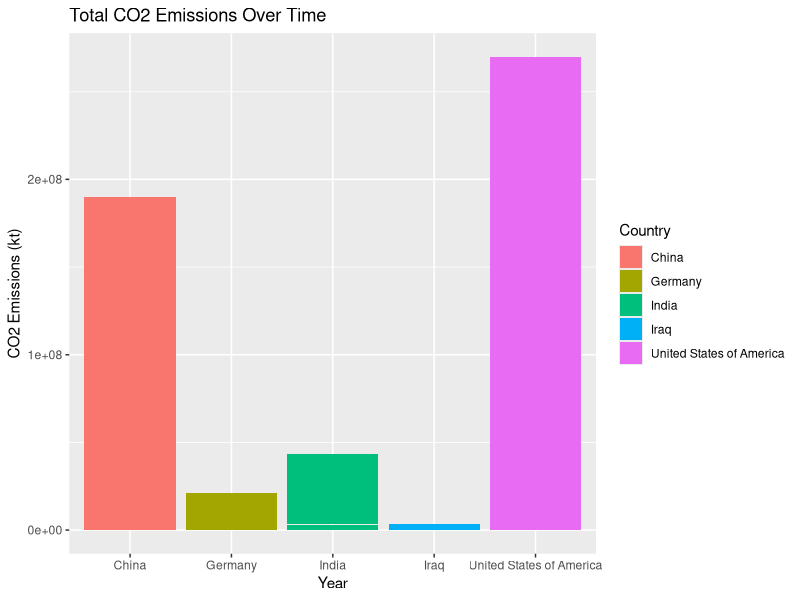
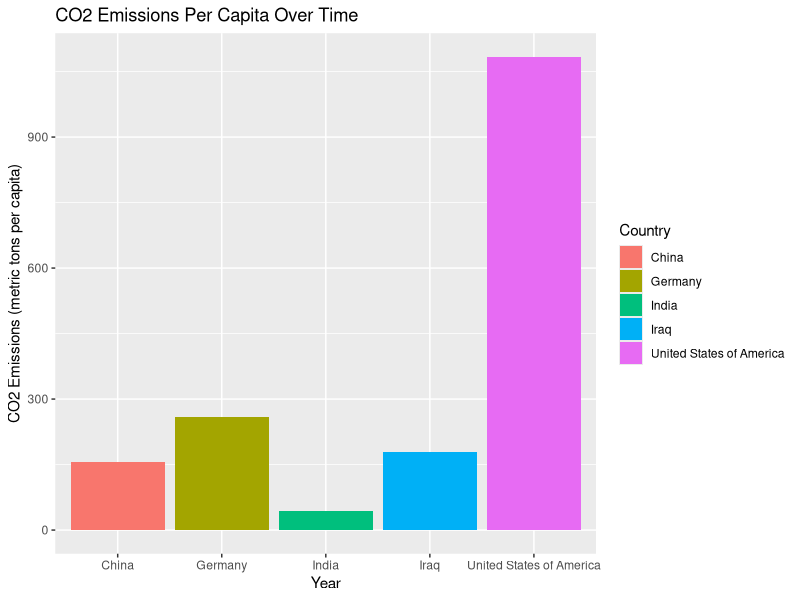
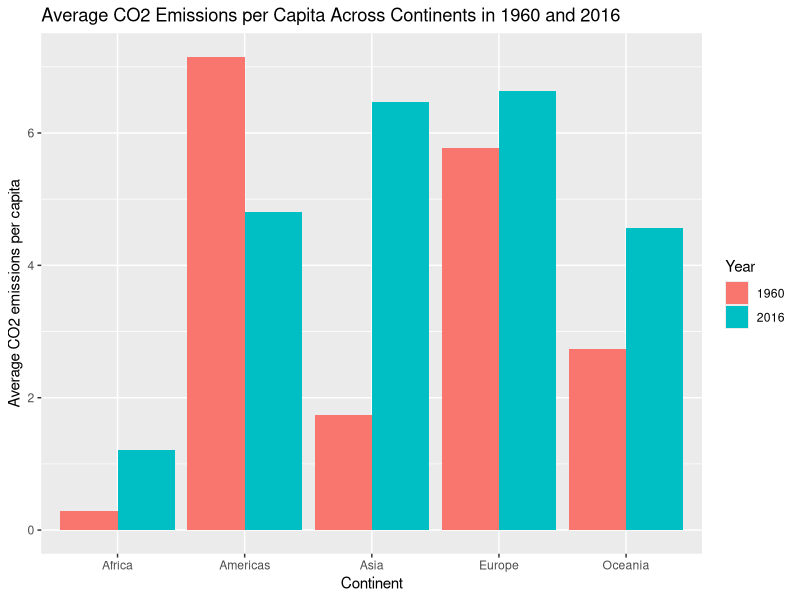
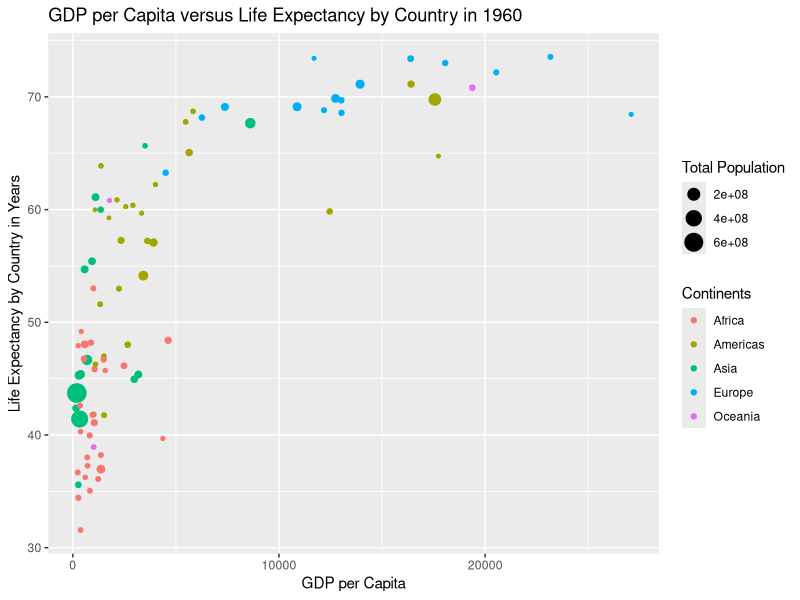
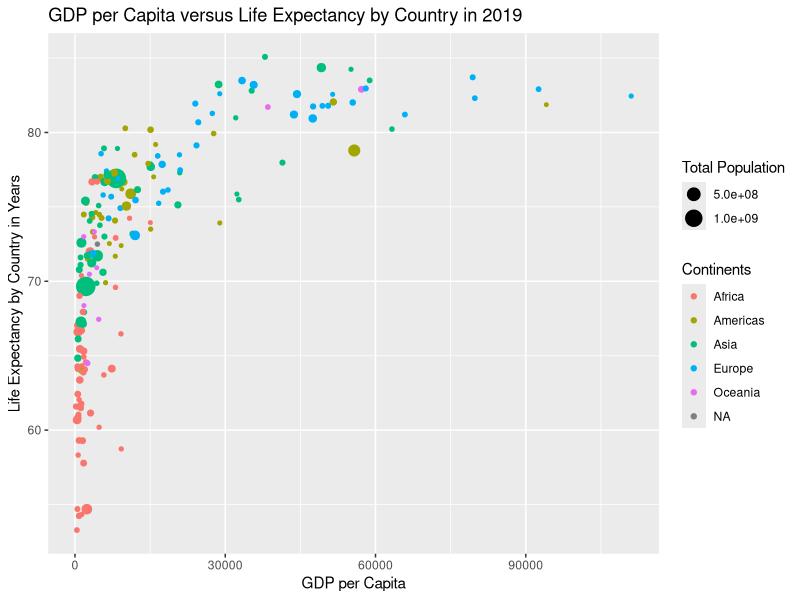
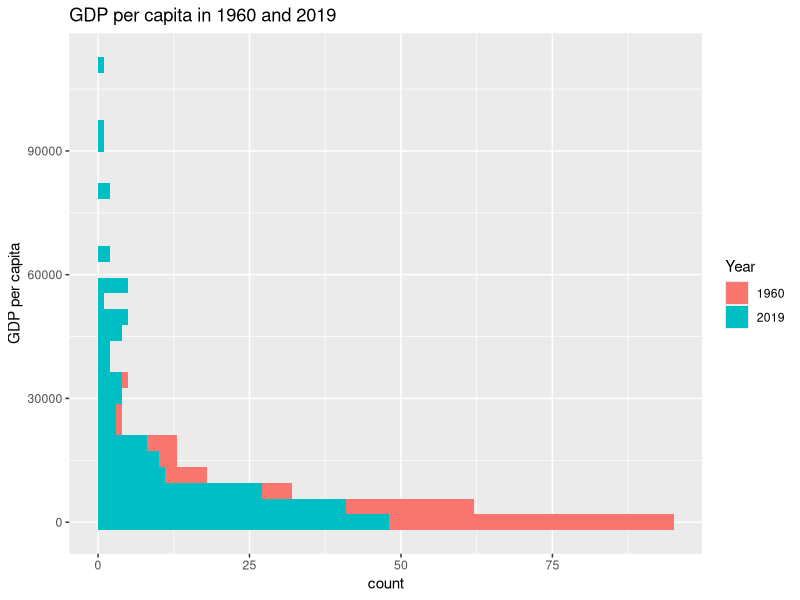

Generate these figures, in order, with R:
## ---- chunk 1
knitr::opts_chunk$set(echo = TRUE)
library(tidyverse)
library(readr)
options(dplyr.summarize.inform = FALSE)
## ---- chunk 2
gapminder <- read_delim("gapminder.csv")
## ---- chunk 3
num_of_rows <- nrow(gapminder)
num_of_rows
num_of_cols <- ncol(gapminder)
num_of_cols
## ---- chunk 4
gapminder %>% 
  head(5)
## ---- chunk 5
iso3_count <- length(unique(gapminder$iso3))
iso2_count <- length(unique(gapminder$iso2))
name_count <- length(unique(gapminder$name))
iso3_count
iso2_count
name_count
## ---- chunk 6
multi_name_iso2 <- gapminder %>%
  filter(is.na(iso3) & is.na(name)) %>%
  group_by(iso2) %>%
  summarize(distinct_name = n_distinct(iso2)) %>% 
  print()
## ---- chunk 7
multi_name_name <- gapminder %>%
  filter(is.na(iso2) & is.na(iso3)) %>%
  group_by(name) %>%
  summarize(distinct_name = n_distinct(name)) %>% 
  print()

multi_name_iso3 <- gapminder %>%
  filter(is.na(iso2) & is.na(name)) %>%
  group_by(iso3) %>%
  summarize(distinct_name = n_distinct(iso3)) %>% 
  print()
## ---- chunk 8
min_year <- gapminder %>% 
  filter(!is.na(time)) %>% 
  summarize(min_year = min(time)) %>% 
  print()
max_year <- gapminder %>% 
  filter(!is.na(time)) %>% 
  summarize(max_year = max(time)) %>% 
  print()
## ---- chunk 9
missing_co2 <- gapminder %>% 
  filter(!is.na(time)) %>% 
  group_by(time) %>% 
  summarize(missing_co2 = sum(is.na(co2))) %>%
  arrange(desc(missing_co2))

show_missing_co2 <- missing_co2 %>% 
  head() %>% 
  print()

missing_co2_PC <- gapminder %>% 
  filter(!is.na(time)) %>% 
  group_by(time) %>% 
  summarize(missing_co2_PC = sum(is.na(co2_PC))) %>%
  arrange(desc(missing_co2_PC))
show_missing_co2_PC <- missing_co2_PC %>% 
  head() %>% 
  print()
## ---- chunk 10
filter_countries_co2 <- gapminder %>% 
  filter(name == "United States of America" | name == "China" | name == "India"
         | name == "Germany" | name == "Iraq") %>% 
  filter(!is.na(co2))

ggplot(filter_countries_co2, aes(x = name, y = co2, fill = name)) +
  geom_col() +
  labs(title = "Total CO2 Emissions Over Time",
       x = "Year",
       y = "CO2 Emissions (kt)",
       fill = "Country")
## ---- chunk 11
filter_countries_co2_pc <- gapminder %>% 
  filter(name == "United States of America" | name == "China" | name == "India"
         | name == "Germany" | name == "Iraq") %>% 
  filter(!is.na(co2_PC))

ggplot(filter_countries_co2_pc, aes(x = name, y = co2_PC, fill = name)) +
  geom_col() +
  labs(title = "CO2 Emissions Per Capita Over Time",
       x = "Year",
       y = "CO2 Emissions (metric tons per capita)",
       fill = "Country")
## ---- chunk 12
overall_avg_co2 <- gapminder %>% 
  filter(!is.na(co2_PC) & !is.na(region)) %>%
  group_by(region) %>%
  summarize(overall_avg_co2 = mean(co2_PC, na.rm = TRUE)) %>% 
  print()

avg_co2_in_1960_and_2016 <- gapminder %>%
  filter(!is.na(co2_PC) & !is.na(region)) %>%
  filter(time == 1960 | time == 2016) %>%
  group_by(region, time) %>%
  summarize(avg_co2 = mean(co2_PC, na.rm = TRUE)) %>% 
  print()
## ---- chunk 13
ggplot(avg_co2_in_1960_and_2016, aes(x = region, y = avg_co2, fill = factor(time))) +
  geom_bar(stat = "identity", position = "dodge") +
  labs(x = "Continent", y = "Average CO2 emissions per capita", fill = "Year") +
  ggtitle("Average CO2 Emissions per Capita Across Continents in 1960 and 2016")
## ---- chunk 14
top_co2_2019 <- gapminder %>% 
  filter(time == 2019) %>%
  filter(!is.na(region)) %>%
  group_by(region, name) %>% 
  summarize(mean_co2_PC = mean(co2_PC)) %>% 
  arrange(region, desc(mean_co2_PC)) %>% 
  top_n(3) %>% 
  print()

bot_co2_2019 <- gapminder %>% 
  filter(time == 2019) %>%
  filter(!is.na(region)) %>%
  group_by(region, name) %>% 
  summarize(mean_co2_PC = mean(co2_PC)) %>% 
  arrange(region, mean_co2_PC) %>% 
  top_n(3) %>% 
  print()
## ---- chunk 15
data_1960 <- gapminder %>% 
  filter(time == 1960) %>% 
  filter(!is.na(GDP_PC) & !is.na(lifeExpectancy)) 

ggplot(data_1960, aes(x = GDP_PC, y = lifeExpectancy, size = totalPopulation)) +
    geom_point(aes(color = region)) + 
    labs(x = "GDP per Capita", y = "Life Expectancy by Country in Years",
         color = "Continents", size = "Total Population") +
    ggtitle("GDP per Capita versus Life Expectancy by Country in 1960")
## ---- chunk 16
data_2019 <- gapminder %>% 
  filter(time == 2019) %>% 
  filter(!is.na(GDP_PC) & !is.na(lifeExpectancy)) 

ggplot(data_2019, aes(x = GDP_PC, y = lifeExpectancy, size = totalPopulation)) +
    geom_point(aes(color = region)) + 
    labs(x = "GDP per Capita", y = "Life Expectancy by Country in Years",
         color = "Continents", size = "Total Population") +
    ggtitle("GDP per Capita versus Life Expectancy by Country in 2019")
## ---- chunk 17
avg_life_exp_in_1960_and_2016 <- gapminder %>%
  filter(!is.na(lifeExpectancy) & !is.na(region)) %>%
  filter(time == 1960 | time == 2016) %>%
  group_by(region, time) %>%
  summarize(avg_life_exp = mean(lifeExpectancy, na.rm = TRUE)) %>% 
  print()
## ---- chunk 18
avg_le_growth <- gapminder %>% 
  filter(!is.na(lifeExpectancy) & !is.na(region)) %>%
  filter(time <= 2019 & time >= 1960) %>%
  group_by(region) %>%
  mutate(prev = lag(lifeExpectancy),
         growth = (lifeExpectancy - prev)) %>%
  summarize(avg_le_growth = mean(growth, na.rm = TRUE)) %>%
  arrange(avg_le_growth) %>%
  print()
## ---- chunk 19
GDP_PC_1960_to_2019 <- gapminder %>% 
  filter(time == 1960 | time == 2019) %>% 
  filter(!is.na(GDP_PC))

ggplot(GDP_PC_1960_to_2019, aes(y = GDP_PC)) +
  geom_histogram(aes(fill = factor(time))) +
  labs(title = "GDP per capita in 1960 and 2019", y = "GDP per capita", fill = "Year")
## ---- chunk 20
rank_in_1960 <- gapminder %>% 
  filter(time == 1960) %>% 
  arrange(desc(lifeExpectancy)) %>% 
  mutate(rank_in_1960 = rank(-lifeExpectancy)) %>% 
  filter(name == "United States of America") %>% 
  select(rank_in_1960) %>% 
  print()

rank_in_1960 <- gapminder %>% 
  filter(time == 2019) %>% 
  arrange(desc(lifeExpectancy)) %>% 
  mutate(rank_in_2019 = rank(-lifeExpectancy)) %>% 
  filter(name == "United States of America") %>% 
  select(rank_in_2019) %>% 
  print()
## ---- chunk 21
LE_in_1906_and_2019 <- gapminder %>% 
  filter(!is.na(lifeExpectancy) & !is.na(region)) %>%
  filter(time == 1960 | time == 2019)
num_countries_1960 <- LE_in_1906_and_2019 %>% 
  filter(time == 1960) %>% 
  select(lifeExpectancy) %>% 
  nrow()
num_countries_2019 <- LE_in_1906_and_2019 %>% 
  filter(time == 2019) %>% 
  select(lifeExpectancy) %>% 
  nrow()
relative_rank_1960 <- 18 / num_countries_1960
relative_rank_2019 <- 47 / num_countries_2019
relative_rank_1960
relative_rank_2019
